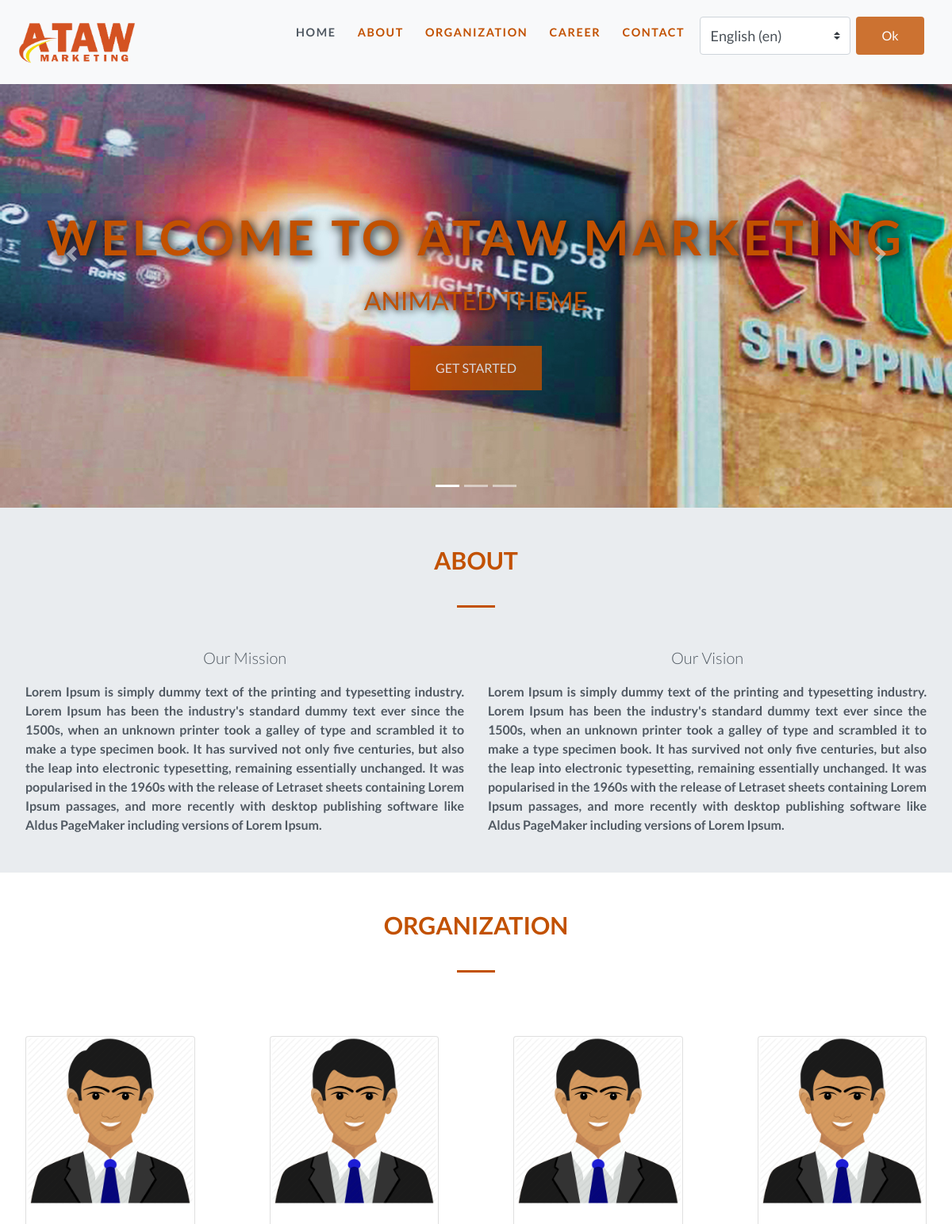
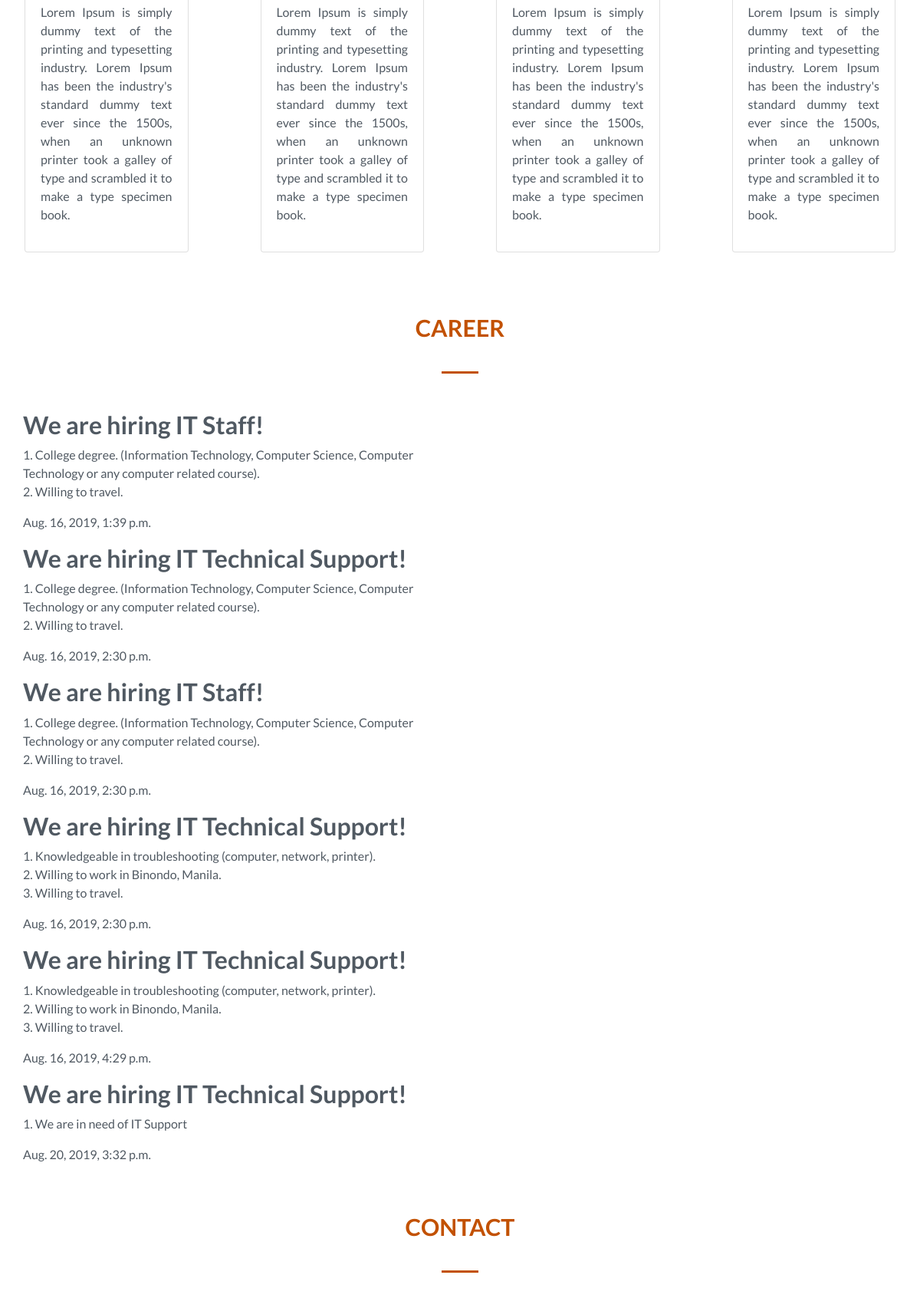
The page / (upper part) on the database its author committed (2 pictures, top to bottom).
### atawph/models.py (models this page shows, shortened)
class Post(models.Model):
    author = models.ForeignKey(settings.AUTH_USER_MODEL, on_delete=models.CASCADE)
    title = models.CharField(max_length=200)
    text = models.TextField()
    created_date = models.DateTimeField(default=timezone.now)
    published_date = models.DateTimeField(blank=True, null=True)

### atawph/views.py (the view)
# urls.py: path('', views.post_list, name='post_list'),
def post_list(request):
    from django.utils import translation
    user_language = ''
    translation.activate(user_language)
    request.session[translation.LANGUAGE_SESSION_KEY] = user_language
    if translation.LANGUAGE_SESSION_KEY in request.session:
        del request.session[translation.LANGUAGE_SESSION_KEY]
    home = _('Home')
    about = _('About')
    organization = _('Organization')
    career = _('Career')
    contact = _('Contact')
    posts = ('post')
    posts = Post.objects.filter(published_date__lte=timezone.now()).order_by('published_date')
    return render(request, 'post_list.html', {'posts':posts, 'home': home, 'about': about, 'organization': organization, 'career': career, 'contact': contact, })

### atawph/templates/post_list.html
{% extends 'base.html' %}
{% load i18n %}
{% block content %}
    {% for post in posts %}
        <div class="post">
            <h2><strong>{{ post.title }}</strong></h2>
            <p>{{ post.text|linebreaksbr }}</p>
            <p>{{ post.published_date }}</p>
        </div>
    {% endfor %}
{% endblock %}

### atawph/templates/base.html (shortened to what this page needs)
{% load static %}
{% load i18n %}
<!DOCTYPE html>
<html lang="en">
<head>
	<link rel="stylesheet" href="https://maxcdn.bootstrapcdn.com/bootstrap/4.0.0/css/bootstrap.min.css">
	<link rel="stylesheet" href="{% static 'css/style.css' %}" >
</head>
    <body data-spy="scroll" data-target="#navbarResponsive">
        <div id="home">
            <nav class="navbar navbar-expand-md navbar-light bg-light fixed-top">
                <a class="navbar-brand" href="#home"><img src="{% static 'images/atawlogo.png' %}"></a>
                <div class="collapse navbar-collapse" id="navbarResponsive">
                    <ul class="navbar-nav ml-auto">
                        <li class="nav-item">
                            <a class="nav-link" href="#home">{{ home }}</a>
                        </li>
                        <li class="nav-item">
                            <a class="nav-link" href="#about">{{ about }}</a>
                        </li>
                        <li class="nav-item">
                                <a class="nav-link" href="#organization">{{ organization }}</a>
                        </li>
                        <li class="nav-item">
                            <a class="nav-link" href="#career">{{ career }}</a>
                        </li>
                        <li class="nav-item">
                            <a class="nav-link" href="#contact">{{ contact }}</a>
                        </li>
                        <li class="nav-item">
                            <form action="{% url 'set_language' %}" method="post">{% csrf_token %}
                                <div class="form-row align-items-center">
                                    <div class="col-auto my-1">
                                        <select name="language" id="" class="custom-select custom-select-lg mb-3">
                                            {% get_available_languages as LANGUAGES %}
                                            {% get_language_info_list for LANGUAGES as languages %}
                                            {% for language in languages %}
                                            <option value="{{ language.code }}"{% if language.code == LANGUAGE_CODE %} selected{% endif %}>
                                                {{ language.name_local }} ({{ language.code }})
                                            </option>
                                            {% endfor %}
                                        </select>
                                    </div>
                                    <li class="nav-item">
                                        <button type="submit" class="btn btn-primary" style="height: 3rem; padding-top: .8rem; margin-top: -.8rem">Ok</button>
                                    </li>
                                </div>
                            </form>
                        </li>
                    </ul>
                </div>
            </nav>
            <div id="carouselExampleIndicators" class="carousel slide" data-ride="carousel" data-interval="5000">
                <ol class="carousel-indicators">
                    <li data-target="#carouselExampleIndicators" data-slide-to="0" class="active"></li>
                    <li data-target="#carouselExampleIndicators" data-slide-to="1"></li>
                    <li data-target="#carouselExampleIndicators" data-slide-to="2"></li>
                </ol>
                <div class="carousel-inner" role="listbox">
                    <div class="carousel-item active"><img src="{% static 'images/cabuyao.jpg' %}">
                        <div class="carousel-caption text-center">
                            <h1>Welcome to ATAW Marketing</h1>
                            <h3>Animated Theme</h3>
                            <a class="btn btn-outline-light btn-lg" href="#career">Get Started</a>
                        </div>
                    </div>
                </div>
                <a class="carousel-control-prev" href="#carouselExampleIndicators" role="button" data-slide="prev">
                    <span class="carousel-control-prev-icon" aria-hidden="true"></span>
                </a>
                <a class="carousel-control-next" href="#carouselExampleIndicators" role="button" data-slide="next">
                    <span class="carousel-control-next-icon" aria-hidden="true"></span>
                </a>
            </div>
        </div>
        <div id="about" class="offset">
            <div class="jumbotron container-fluid">
                <div class="col-12 text-center">
                    <h3 class="heading">{{ about }}</h3>
                    <div class="heading-underline"></div>
                </div>
                <div class="row no-padding">
                    <div class="leftDiv">
                        <div class="col-12">
                            <p class="lead" style="text-align: center">{% trans "Our Mission" %}</p>
                            <p class="note">Lorem Ipsum is simply dummy text of the printing and typesetting industry.
                                Lorem Ipsum has been the industry's standard dummy text ever since the 1500s,
                                when an unknown printer took a galley of type and scrambled it to make a type specimen book.
                                It has survived not only five centuries, but also the leap into electronic typesetting,
                                remaining essentially unchanged. It was popularised in the 1960s with the release of Letraset
                                sheets containing Lorem Ipsum passages, and more recently with desktop publishing software like
                                Aldus PageMaker including versions of Lorem Ipsum.</p>
                        </div>
                    </div>
                    <div class="rightDiv">
                        <div class="col-12">
                            <p class="lead" style="text-align: center">{% trans "Our Vision" %}</p>
                            <p class="note">Lorem Ipsum is simply dummy text of the printing and typesetting industry.
                                Lorem Ipsum has been the industry's standard dummy text ever since the 1500s,
                                when an unknown printer took a galley of type and scrambled it to make a type specimen book.
                                It has survived not only five centuries, but also the leap into electronic typesetting,
                                remaining essentially unchanged. It was popularised in the 1960s with the release of Letraset
                                sheets containing Lorem Ipsum passages, and more recently with desktop publishing software like
                                Aldus PageMaker including versions of Lorem Ipsum.</p>
                        </div>
                    </div>
                </div>
            </div>
        </div>
        <div id="organization" class="offset">
            <div class="col-12 text-center">
                <h3 class="organization">{{ organization }}</h3>
                <div class="heading-underline"></div>
            </div>
            <div class="row padding">
                <div class="col-md-3">
                    <div class="card text-justify">
                        <img class="card-img-top" src="{% static 'images/avatar1.png' %}">
                        <div class="card-body">
                            <p>Lorem Ipsum is simply dummy text of the printing and typesetting industry.
                                Lorem Ipsum has been the industry's standard dummy text ever since the 1500s,
                                when an unknown printer took a galley of type and scrambled it to make a type specimen book.
                            </p>
                        </div>
                    </div>
                </div>
                <div class="col-md-3">
                    <div class="card text-justify">
                        <img class="card-img-top" src="{% static 'images/avatar1.png' %}">
                        <div class="card-body">
                            <p>Lorem Ipsum is simply dummy text of the printing and typesetting industry.
                                Lorem Ipsum has been the industry's standard dummy text ever since the 1500s,
                                when an unknown printer took a galley of type and scrambled it to make a type specimen book.
                            </p>
                        </div>
                    </div>
                </div>
                <div class="col-md-3">
                    <div class="card text-justify">
                        <img class="card-img-top" src="{% static 'images/avatar1.png' %}">
                        <div class="card-body">
                            <p>Lorem Ipsum is simply dummy text of the printing and typesetting industry.
                                Lorem Ipsum has been the industry's standard dummy text ever since the 1500s,
                                when an unknown printer took a galley of type and scrambled it to make a type specimen book.
                            </p>
                        </div>
                    </div>
                </div>
                <div class="col-md-3">
                    <div class="card text-justify">
                        <img class="card-img-top" src="{% static 'images/avatar1.png' %}">
                        <div class="card-body">
                            <p>Lorem Ipsum is simply dummy text of the printing and typesetting industry.
                                Lorem Ipsum has been the industry's standard dummy text ever since the 1500s,
                                when an unknown printer took a galley of type and scrambled it to make a type specimen book.
                            </p>
                        </div>
                    </div>
                </div>
            </div>
        </div>
        <div id="career" class="offset">
            <div class="container-fluid">
                <div class="col-12 text-center">
                    <h3 class="career">{{ career }}</h3>
                </div>
                <div class="heading-underline"></div>
                <div class="post">
                    <div class="col-6">
                        {% block content %}
                        {% endblock %}
                    </div>
                </div>
            </div>
        </div>
        <div id="contact" class="offset">
            <div class="col-12 text-center">
                <h3 class="contact">{{ contact }}</h3>
                <div class="heading-underline"></div>
            </div>
        </div>
    </body>
</html>

### atawph/static/css/style.css (style rules this page uses)
body { overflow-x: hidden; font-family: 'Lato', sans-serif; color: #505962; }
.navbar { text-transform: uppercase; font-weight: 700; font-size: .9rem; letter-spacing: .1rem; }
.navbar-brand img { height: 5rem; }
.navbar-nav li { padding-right: .7rem; }
.navbar-light .navbar-nav .nav-link { color: #C25100 ; padding-top: .8rem; }
.navbar-light .navbar-nav .nav-link.active, .navbar-light .navbar-nav .nav-link:hover { color:#505962; }
.carousel-item { height: 80vh; background-repeat: no-repeat; width: 100%; }
.carousel-caption { position: absolute; top: 38%; text-transform: uppercase; width: 100%; right: 0; left: 0; }
.carousel-caption h1 { font-size: 3.8rem; font-weight: 700; letter-spacing: .3rem; text-shadow: .1rem .1rem .8rem black; padding-bottom: 1rem; }
.carousel-caption h3 { font-size: 2rem; text-shadow: .1rem .1rem .5rem black; padding-bottom: 1.6rem; }
.btn-lg { border-width: medium; border-radius: 0; font-size: 1.1rem; background-color: #C25100; }
h1, h3, a { color: #C25100 ; font-family: 'Lato', sans-serif; }
.leftDiv { float: left; width: 50%; font-weight: 700; font-size: .9rem; padding-left: 2rem; }
.rightDiv { float: right; width: 50%; font-weight: 700; font-size: .9rem; padding-right: 2rem; }
p.note { text-align: justify; font-family: 'Lato', sans-serif; font-size: 1rem; }
.jumbotron { border-radius: 0; padding: 3rem 0 2rem; margin-bottom: 0; }
h3.heading { font-size: 1.9rem; font-weight: 700; text-transform: uppercase; padding-bottom: 1.9rem; }
.heading-underline { width: 3rem; height: .2rem; background-color: #C25100; margin: 0 auto 3rem; }
.organization { padding-top: 3rem; text-transform: uppercase; font-size: 1.9rem; font-weight: 700; padding-bottom: 1.9rem; }
.career { padding-top: 3rem; text-transform: uppercase; font-size: 1.9rem; font-weight: 700; padding-bottom: 1.9rem; }
.contact { padding-top: 3rem; text-transform: uppercase; font-size: 1.9rem; font-weight: 700; padding-bottom: 1.9rem; color: #C25100; }
.offset:before { height: 3.8rem; margin-top: -3.8rem; content: ""; display: block; }
.card { margin: 2rem; }
.btn { background-color: #C25100; border: none; color: white; padding: 16px 32px; text-align: center; font-size: 16px; margin: 4px 2px; opacity: 0.8; transition: 0.3s; }

### rows shown on the page
Post: title "We are hiring IT Staff!", text "1. College degree. (Information Technology, Computer Science, Computer Technology or any computer related course). 2. Willing to travel.", published_date "Aug. 16, 2019, 1:39 p.m."
Post: title "We are hiring IT Technical Support!", text "1. College degree. (Information Technology, Computer Science, Computer Technology or any computer related course). 2. Willing to travel.", published_date "Aug. 16, 2019, 2:30 p.m."
Post: title "We are hiring IT Staff!", text "1. College degree. (Information Technology, Computer Science, Computer Technology or any computer related course). 2. Willing to travel.", published_date "Aug. 16, 2019, 2:30 p.m."
Post: title "We are hiring IT Technical Support!", text "1. Knowledgeable in troubleshooting (computer, network, printer). 2. Willing to work in Binondo, Manila. 3. Willing to travel.", published_date "Aug. 16, 2019, 2:30 p.m."
Post: title "We are hiring IT Technical Support!", text "1. Knowledgeable in troubleshooting (computer, network, printer). 2. Willing to work in Binondo, Manila. 3. Willing to travel.", published_date "Aug. 16, 2019, 4:29 p.m."
Post: title "We are hiring IT Technical Support!", text "1. We are in need of IT Support", published_date "Aug. 20, 2019, 3:32 p.m."

### other values the page prints
{{ home }} "HOME"
{{ about }} "ABOUT"
{{ organization }} "ORGANIZATION"
{{ career }} "CAREER"
{{ contact }} "CONTACT"
form field language "English (en)"
